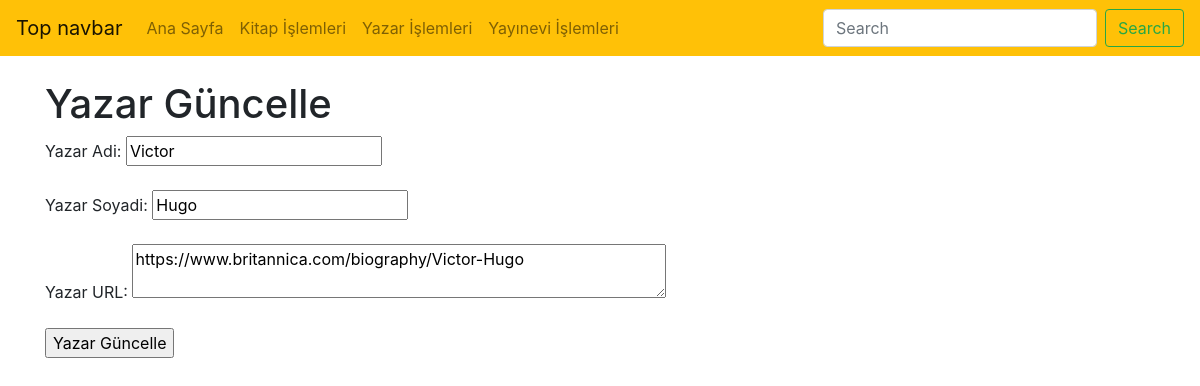
Screenshot of /sabinaamrahova_final/guncelleme.php?yazarNo=1 with the database file from the repository.
### tables this page shows
CREATE TABLE `yazar` (
  `yazarNo` int(11) NOT NULL COMMENT 'Yazarın Numarası',
  `yazarKayitTarihi` timestamp NOT NULL DEFAULT current_timestamp() ON UPDATE current_timestamp() COMMENT 'Yazar Kayıt Tarihi',
  `yazarAdi` text NOT NULL COMMENT 'Yazarın Adı',
  `yazarSoyadi` text NOT NULL COMMENT 'Yazarın Soyadı',
  `yazarURL` varchar(200) NOT NULL COMMENT 'Yazar URL Bilgisi'
);

### sabinaamrahova_final/guncelleme.php (the view, shortened to what this page needs)
<?php
    require_once("baglanti.php");
    $guncel_yazar = mysqli_real_escape_string($baglanti, $_GET["yazarNo"]);
    $sorgu = mysqli_query($baglanti, "SELECT * FROM yazar WHERE yazarNo = $guncel_yazar");
    $satir = mysqli_fetch_assoc($sorgu)
?>
<!DOCTYPE html>
<html lang="tr"><head><meta http-equiv="Content-Type" content="text/html; charset=UTF-8">
<link href="bootstrap.min.css" rel="stylesheet">
    <link href="./katalog_files/navbar-top.css" rel="stylesheet">
  </head>
  <body>
    <nav class="navbar navbar-expand-md navbar-light bg-warning mb-4">
  <a class="navbar-brand" href="https://getbootstrap.com/docs/4.4/examples/navbar-static/#">Top navbar</a>
  <div class="collapse navbar-collapse" id="navbarCollapse">
    <ul class="navbar-nav mr-auto">
      <li class="nav-item">
        <a class="nav-link" href="index.php">Ana Sayfa </a>
      </li>
      <li class="nav-item">
        <a class="nav-link" href="kitap.php">Kitap İşlemleri</a>
      </li>
      <li class="nav-item">
        <a class="nav-link" href="yazar.php">Yazar İşlemleri</a>
      </li>
      <li class="nav-item">
        <a class="nav-link" href="yayinevi.php">Yayınevi İşlemleri</a>
      </li>
    </ul>
    <form class="form-inline mt-2 mt-md-0">
      <input class="form-control mr-sm-2" type="text" placeholder="Search" aria-label="Search">
      <button class="btn btn-outline-success my-2 my-sm-0" type="submit">Search</button>
    </form>
  </div>
</nav>
<main role="main" class="container">
<h1>Yazar Güncelle</h1>
<form action="guncel_yazar.php" method="post">
    Yazar Adi: <input type="text" name="yazarAdi" value="<?php echo $satir["yazarAdi"] ;?>"><br><br>
    Yazar Soyadi: <input type="text" name="yazarSoyadi" value="<?php echo $satir["yazarSoyadi"] ;?>"><br><br>
    Yazar URL: <textarea name="yazarURL" rows="2" cols="50"><?php echo $satir["yazarURL"]?></textarea><br><br>
    <input type="submit" value="Yazar Güncelle">
</form>
</main>
</body></html>

### sabinaamrahova_final/navbar-top.css (style rules this page uses)
body { min-height: 75rem; }

### rows the page displays
yazar: yazarAdi "Victor", yazarSoyadi "Hugo", yazarURL "https://www.britannica.com/biography/Victor-Hugo"
